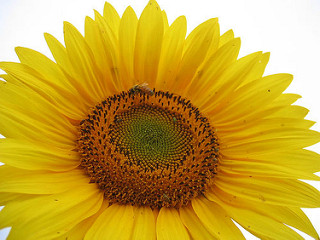
%> input picture Train/Sunflower/train_sunflower_1.jpg, 320 x 240 px; its folder holds only this picture in this run
$ octave main_surf.m   (GNU Octave 9; MATLAB toolbox functions it lacks are replaced by stand-ins)
%> lines starting %> are read from the running program, lines starting %| are printed output that depends on the picture
### SURF/surf.m
function [surfMetric] = surf(trainingPath, dimResize)
%> called with trainingPath = 'Train/Sunflower/', dimResize = [100 100]
    flowerPath = strcat(trainingPath, '*.jpg');
    flowerDir = dir(flowerPath);
    nFlowerFiles = length(flowerDir);
    surfMetric = [];

    for i = 1 : nFlowerFiles
       currentFileImage = flowerDir(i).name;
       currentImage = imread(strcat(trainingPath, currentFileImage));
%> currentImage is the input picture: size 240x320x3 uint8; mean R, G, B 197.8, 162.8, 52.7
       IResize = imresize(currentImage, dimResize);
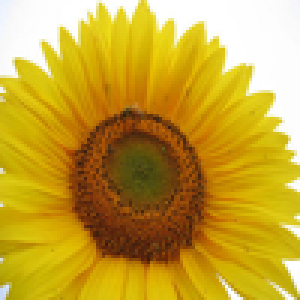
%> IResize: size 100x100x3 uint8 (shown 3 times larger); mean R, G, B 197.8, 162.8, 52.6
       I_GRAY = rgb2gray(IResize);
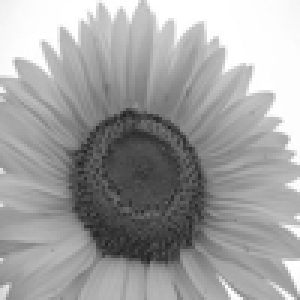
%> I_GRAY: size 100x100 uint8 (shown 3 times larger); min 34, max 255, mean 160.7
%> the run ends on the next line
       features = detectSURFFeatures(I_GRAY);
       m = features.Metric';
       surfMetric(1, :) = m;
    end
end

### main_surf.m
clc;
clear;

addpath('./SURF/')
SunFlowerTrainingPath = 'Train/Sunflower/';
DandelionTrainingPath = 'Train/Dandelion/';
DaisyTrainingPath = 'Train/Daisy/';
dimResize = [100 100];

sunFlowerSURFfeature = surf(SunFlowerTrainingPath, dimResize);

$ run again, on Train/Sunflower/train_sunflower_4.jpg
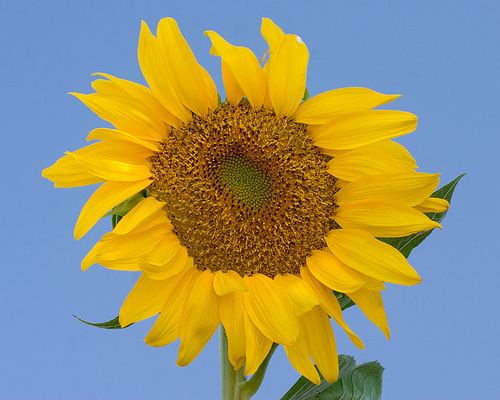
%> input picture Train/Sunflower/train_sunflower_4.jpg, 500 x 400 px
%> in surf, currentImage is the input picture: size 400x500x3 uint8; mean R, G, B 150.8, 148.5, 113.4
%> in surf, `IResize = imresize(currentImage, dimResize);`:
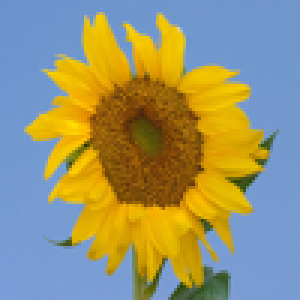
%> IResize: size 100x100x3 uint8 (shown 3 times larger); mean R, G, B 150.8, 148.5, 113.5
%> in surf, `I_GRAY = rgb2gray(IResize);`:
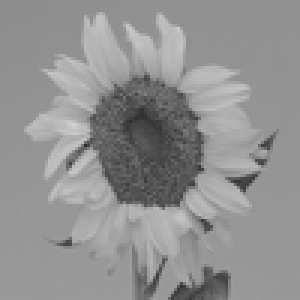
%> I_GRAY: size 100x100 uint8 (shown 3 times larger); min 43, max 209, mean 145.3

$ run again, on Train/Sunflower/train_sunflower_5.jpg
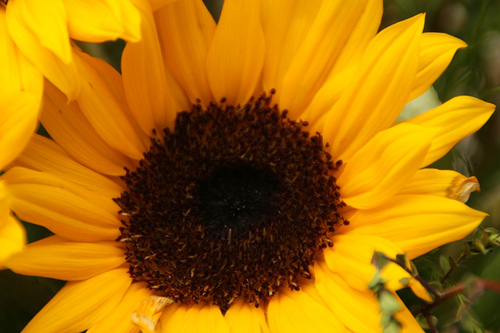
%> input picture Train/Sunflower/train_sunflower_5.jpg, 500 x 333 px
%> in surf, currentImage is the input picture: size 333x500x3 uint8; mean R, G, B 165.1, 109.7, 4.9
%> in surf, `IResize = imresize(currentImage, dimResize);`:
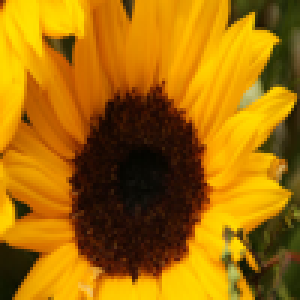
%> IResize: size 100x100x3 uint8 (shown 3 times larger); mean R, G, B 165.1, 109.7, 4.9
%> in surf, `I_GRAY = rgb2gray(IResize);`:
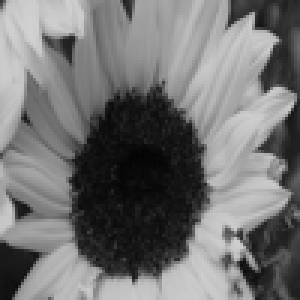
%> I_GRAY: size 100x100 uint8 (shown 3 times larger); min 4, max 209, mean 114.3

$ run again, on Train/Sunflower/train_sunflower_6.jpg
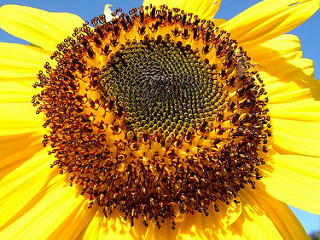
%> input picture Train/Sunflower/train_sunflower_6.jpg, 320 x 240 px
%> in surf, currentImage is the input picture: size 240x320x3 uint8; mean R, G, B 178.2, 141.4, 37.4
%> in surf, `IResize = imresize(currentImage, dimResize);`:
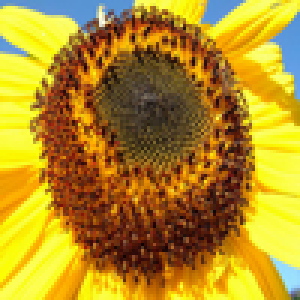
%> IResize: size 100x100x3 uint8 (shown 3 times larger); mean R, G, B 178.2, 141.4, 37.4
%> in surf, `I_GRAY = rgb2gray(IResize);`:
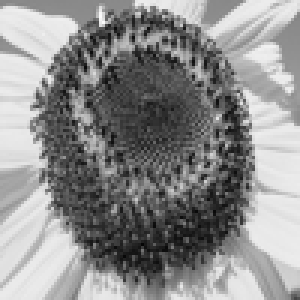
%> I_GRAY: size 100x100 uint8 (shown 3 times larger); min 5, max 251, mean 140.5
